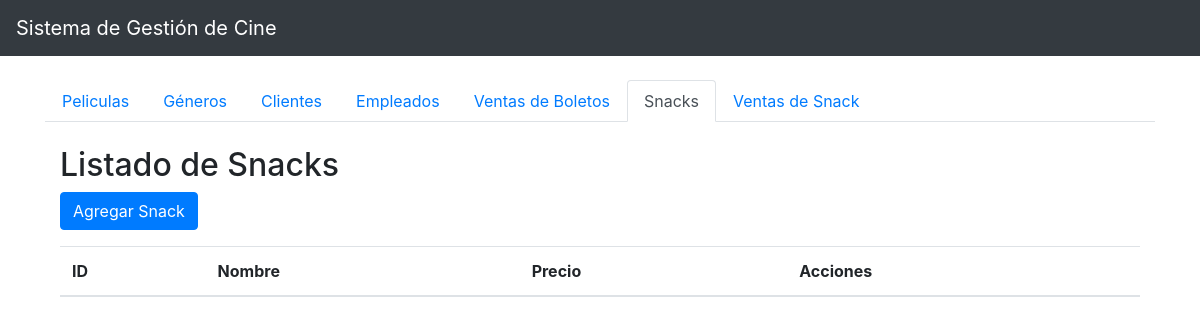
Page /index.php?controller=SnacksController&action=index on the earlier database version.
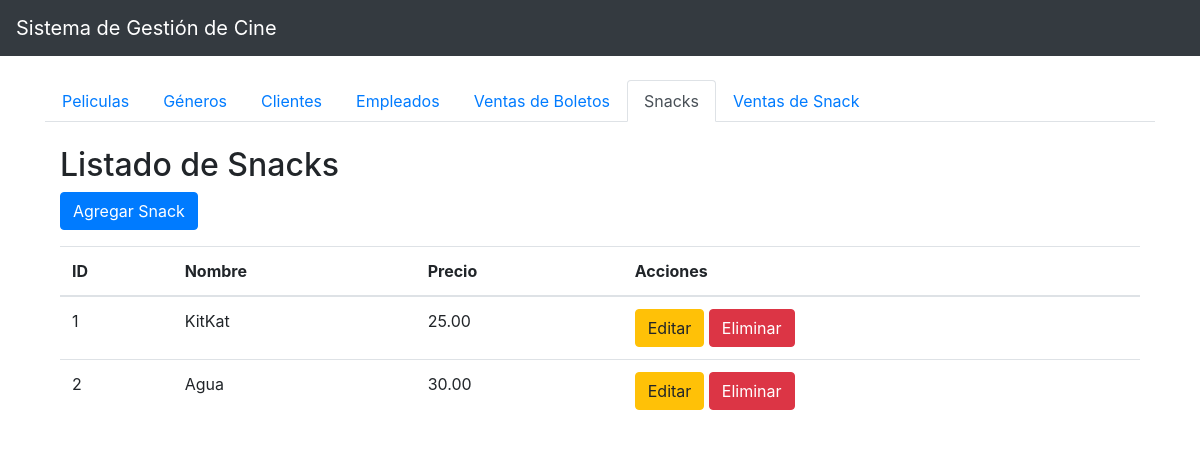
Same page on the later database version.
### tables this page shows
CREATE TABLE `snacks` (
  `id` int(11) NOT NULL,
  `nombre` varchar(255) NOT NULL,
  `precio` decimal(10,2) NOT NULL
);

### controllers/SnacksController.php (called while the page is built, shortened)
<?php
require_once __DIR__ . '/../models/Snack.php';
class SnacksController {
    private $snackModel;
    public function __construct() {
        $this->snackModel = new Snack();
    }
    public function index() {
        $snacks = $this->snackModel->obtenerSnacks();
        include './views/snacks/index.php';
    }
}
?>

### models/Conexion.php (called while the page is built, shortened)
<?php
class Conexion {
    private $host = "localhost";
    private $user = "root";
    private $password = "";
    private $database = "cine_db";
    public function conectar() {
        $conexion = new mysqli($this->host, $this->user, $this->password, $this->database);
        return $conexion;
    }
}
?>

### models/Snack.php (called while the page is built, shortened)
<?php
require_once './models/Conexion.php';
class Snack {
    private $conexion;
    public function __construct() {
        $this->conexion = new Conexion();
    }
    public function obtenerSnacks() {
        $query = "SELECT * FROM snacks";
        $resultado = $this->conexion->conectar()->query($query);
        return $resultado->fetch_all(MYSQLI_ASSOC);
    }
}
?>

### views/snacks/index.php (the view)
<div class="container mt-4">
    <h2>Listado de Snacks</h2>
    <a href="./index.php?controller=SnacksController&action=alta" class="btn btn-primary mb-3">Agregar Snack</a>
    <table class="table">
        <thead>
        <tr>
            <th>ID</th>
            <th>Nombre</th>
            <th>Precio</th>
            <th>Acciones</th>
        </tr>
        </thead>
        <tbody>
        <?php foreach ($snacks as $snack): ?>
            <tr>
                <td><?php echo $snack['id']; ?></td>
                <td><?php echo $snack['nombre']; ?></td>
                <td><?php echo $snack['precio']; ?></td>
                <td>
                    <a href="./index.php?controller=SnacksController&action=editar&id=<?php echo $snack['id']; ?>" class="btn btn-warning">Editar</a>
                    <a href="./index.php?controller=SnacksController&action=eliminar&id=<?php echo $snack['id']; ?>" class="btn btn-danger">Eliminar</a>
                </td>
            </tr>
        <?php endforeach; ?>
        </tbody>
    </table>
</div>

Differences in the rows shown:
added snacks: id "1", nombre "KitKat", precio "25.00"
added snacks: id "2", nombre "Agua", precio "30.00"
